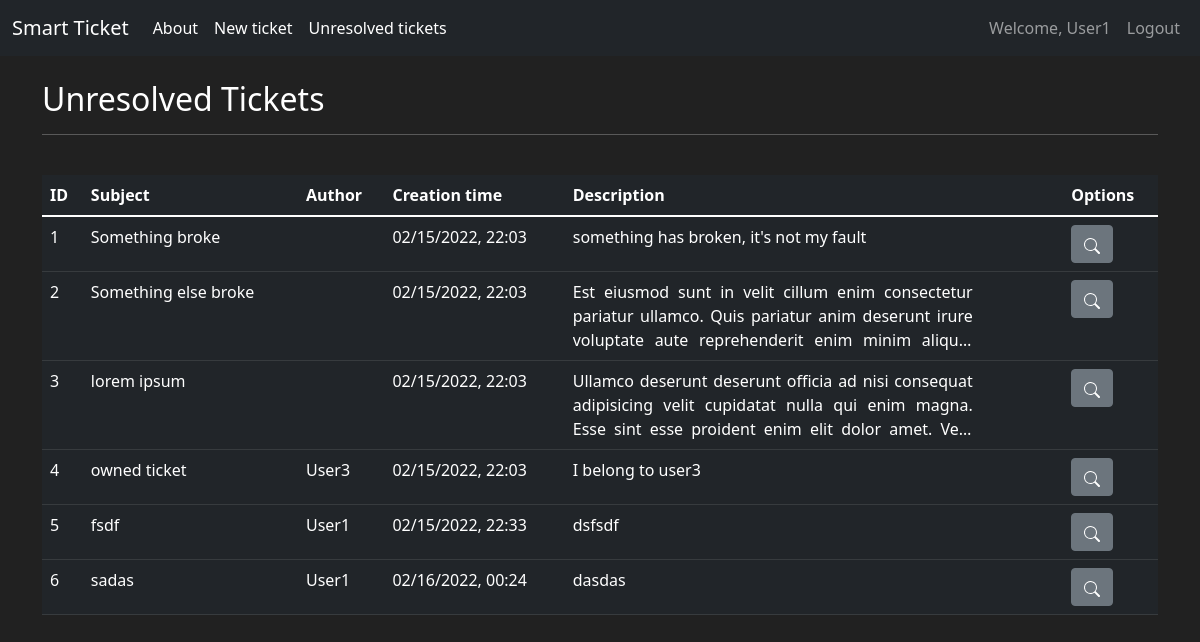
The page /ticket_list (signed in) on the database its author committed.
### smart_ticket/models.py (models this page shows, shortened)
class User(db.Model, UserMixin):
    id = db.Column(db.Integer(),primary_key = True)
    creation_time = db.Column(db.DateTime(),nullable=False, default = datetime.now())
    username = db.Column(db.String(length = 30), nullable=False, unique = True)
    email = db.Column(db.String(length = 30), nullable=False, unique = True)
    password_hash = db.Column(db.String(length = 50), nullable=False, unique = True)
    created_tickets = db.relationship('Ticket',backref='author', lazy=True)
    @property
    def password(self):
        return self.password_hash

class Ticket(db.Model):
    id = db.Column(db.Integer(),primary_key = True)
    subject = db.Column(db.String(length=30), nullable=False)
    issue_description = db.Column(db.Text(length=2500))
    creation_time = db.Column(db.DateTime(),nullable=False, default = datetime.now())
    author_id = db.Column(db.Integer(), db.ForeignKey('user.id'), nullable=True)
    is_solved = db.Column(db.Boolean(), nullable=False, default = False)
    log_messages = db.relationship('TicketLogMessage',backref='ticket', lazy=True)

### smart_ticket/routes.py (the view)
@app.route('/ticket_list')
@login_required
def ticket_list_page():
    unresolved_tickets = Ticket.query.filter_by(is_solved = False).order_by(Ticket.creation_time)
    return render_template('ticket_list.html', tickets = unresolved_tickets)

### smart_ticket/models.py (called while the page is built)
@login_manager.user_loader
def load_user(user_id):
    return User.query.get(int(user_id))

### smart_ticket/routes.py (called while the page is built)
@app.template_filter('format_time')
def format_time(timestamp):
    return timestamp.strftime("%m/%d/%Y, %H:%M")

### smart_ticket/templates/ticket_list.html (shortened to what this page needs)
{% extends 'base.html' %}
{% block content %}
<div class="container">
    <br>
    <h2>Unresolved Tickets</h2>
    <hr>
    <br>
    <table class="table table-hover table-dark">
        <thead>
            <tr>
                <th scope="col">ID</th>
                <th scope="col">Subject</th>
                <th scope="col">Author</th>
                <th scope="col">Creation time</th>
                <th scope="col">Description</th>
                <th scope="col">Options</th>
            </tr>
        </thead>
        <tbody>
            {% for ticket in tickets %}
            <tr>
                <td>{{ticket.id}}</td>
                <td>{{ticket.subject}}</td>
                <td>{{ticket.author.username}}</td>
                <td>{{ticket.creation_time |format_time}}</td>
                <td style = "text-align:justify">
                    <div class="text-truncate-container">
                        <p class="text-truncate-container p-0 m-0">
                        {{ticket.issue_description}}
                        </p>
                    </div>
                </td>
                <td>
                    <a href = "{{url_for('ticket_detail_page', id=ticket.id)}}" title="Detail">
                        <button type="button" class="btn btn-secondary">
                        </button>
                    </a>
                </td>
            </tr>
            {% endfor %}
        </tbody>
    </table>
</div>
{% endblock content %}

### smart_ticket/templates/base.html (shortened to what this page needs)
<!doctype html>
<html lang="en">
  <head>
    <link href="https://cdn.jsdelivr.net/npm/bootstrap@5.1.3/dist/css/bootstrap.min.css" rel="stylesheet">
  </head>
  <body>
    <nav class="navbar navbar-expand-md  navbar-dark bg-dark">
      <div class="container-fluid">
        <a class="navbar-brand" href="{{ url_for('home_page') }}">Smart Ticket</a>
        <div class="collapse navbar-collapse" id="navbarSupportedContent">
          <ul class="navbar-nav me-auto mb-2 mb-lg-0">
            <li class="nav-item">
              <a class="nav-link active" href="{{ url_for('about_page') }}">About</a>
            </li>
            <li class="nav-item">
              <a class="nav-link active" aria-current="page" href="{{ url_for('create_ticket_page')}}">New ticket</a>
            </li>
            {% if current_user.is_authenticated %}
            <li class="nav-item">
              <a class="nav-link active" href="{{ url_for('ticket_list_page') }}">Unresolved tickets</a>
            </li>
            {% endif %}
          </ul>
          <ul class="navbar-nav ml-auto">
            {% if current_user.is_authenticated %}
            <li class="nav-item">
              <a class="nav-link">Welcome, {{ current_user.username }}</a>
            </li>
            <li class="nav-item">
              <a class="nav-link" href="{{ url_for('logout_page') }}">Logout</a>
            </li>
            {% else %}
            <li class="nav-item">
              <a class="nav-link" href="{{ url_for('login_page') }}">Login</a>
            </li>
            <li class="nav-item">
              <a class="nav-link" href="{{ url_for('registration_page') }}">Register</a>
            {% endif %}
          </ul>
        </div>
      </div>
    </nav>
    <div class="container-fluid">
      {% block content %}
      {% endblock %}
    </div>
  </body>
</html>

### smart_ticket/templates/ticket_list.html (style rules this page uses)
.text-truncate-container { width: 400px; }
.text-truncate-container p { -webkit-line-clamp: 3; display: -webkit-box; -webkit-box-orient: vertical; overflow: hidden; }

### smart_ticket/templates/base.html (style rules this page uses)
body { background-color: #212121; color: white }

### rows shown on the page
User: username "User1"
Ticket: id "1", subject "Something broke", creation_time "02/15/2022, 22:03", issue_description "something has broken, it's not my fault"
Ticket: id "2", subject "Something else broke", creation_time "02/15/2022, 22:03", issue_description "Est eiusmod sunt in velit cillum enim consectetur pariatur ullamco. Quis pariatur anim deserunt irure voluptate aute reprehenderit enim minim…"
Ticket: id "3", subject "lorem ipsum", creation_time "02/15/2022, 22:03", issue_description "Ullamco deserunt deserunt officia ad nisi consequat adipisicing velit cupidatat nulla qui enim magna. Esse sint esse proident enim elit dolor amet.…"
Ticket: id "4", subject "owned ticket", author.username "User3", creation_time "02/15/2022, 22:03", issue_description "I belong to user3"
Ticket: id "5", subject "fsdf", author.username "User1", creation_time "02/15/2022, 22:33", issue_description "dsfsdf"
Ticket: id "6", subject "sadas", author.username "User1", creation_time "02/16/2022, 00:24", issue_description "dasdas"
